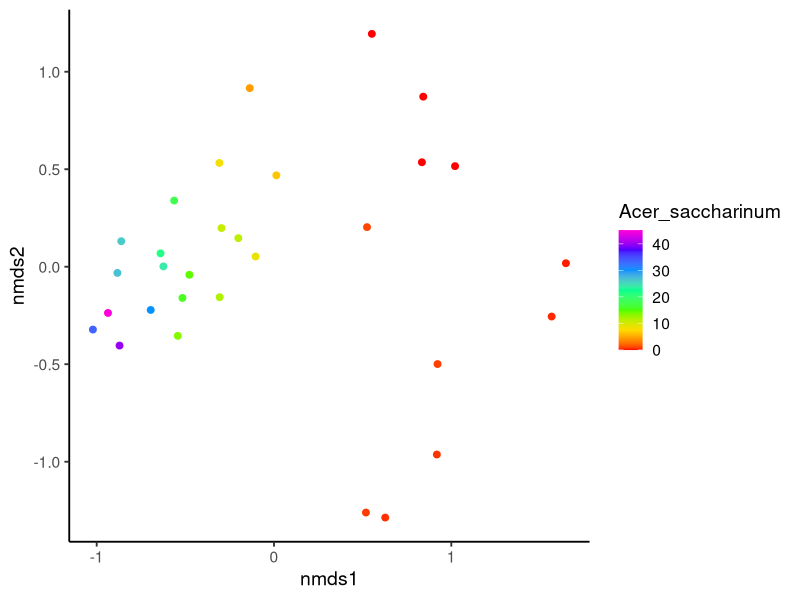
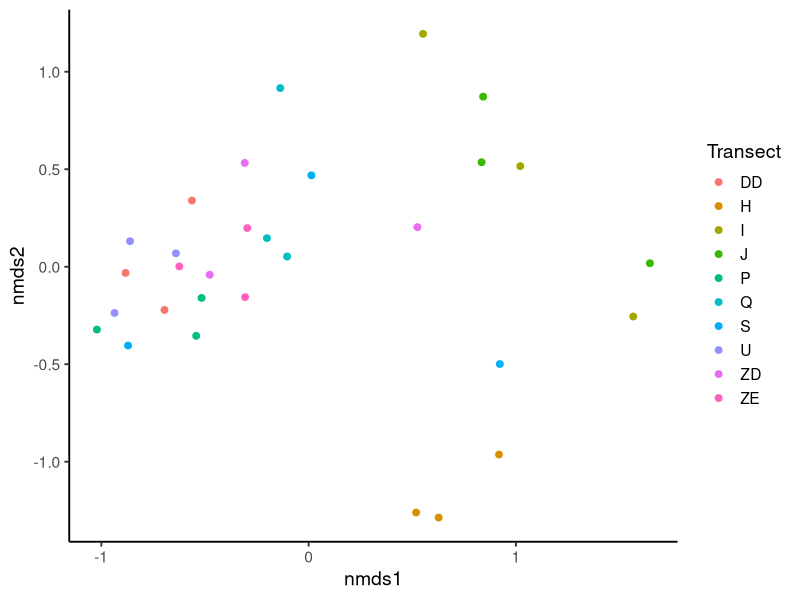
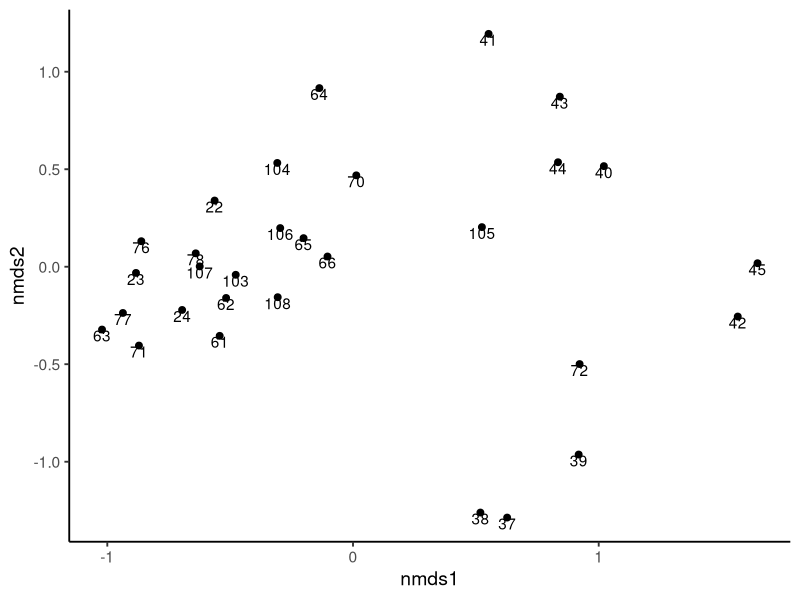
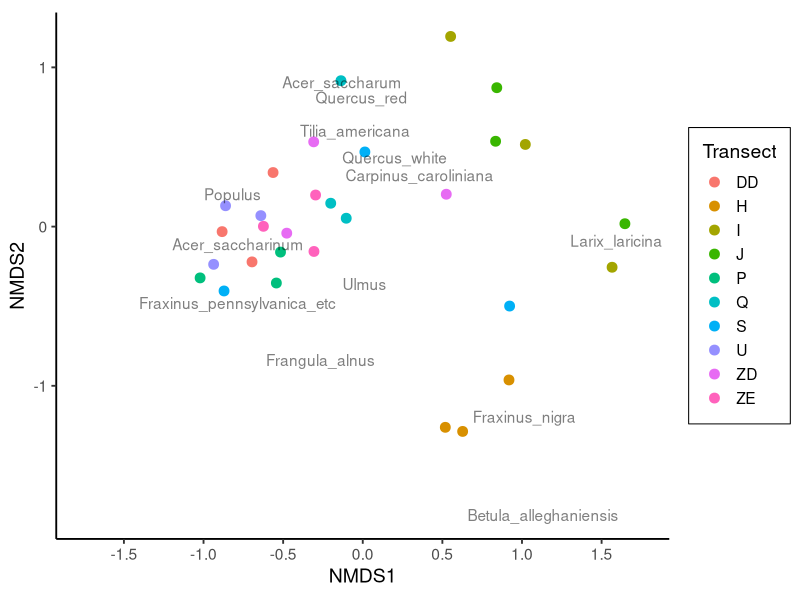
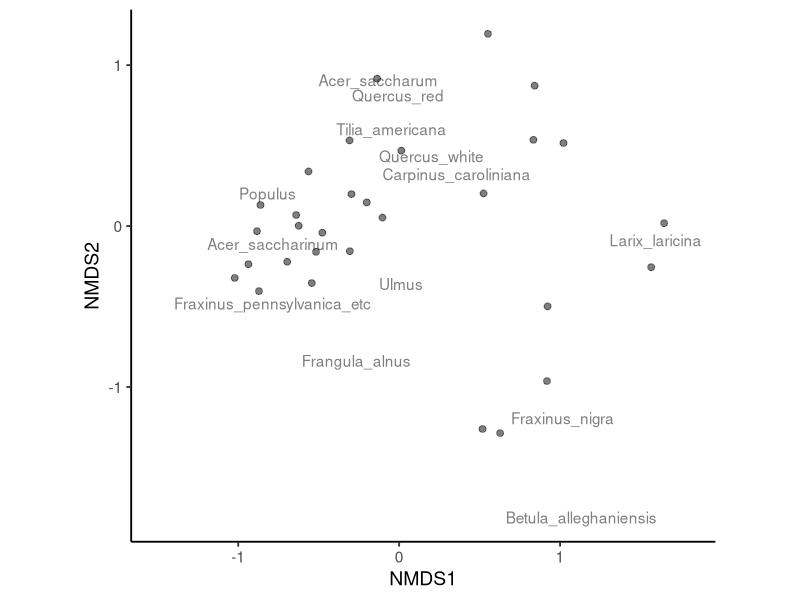
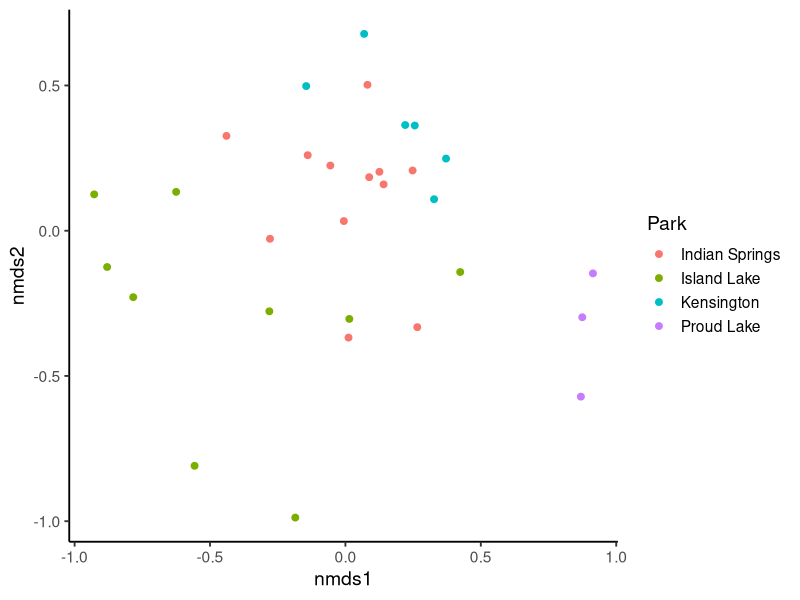
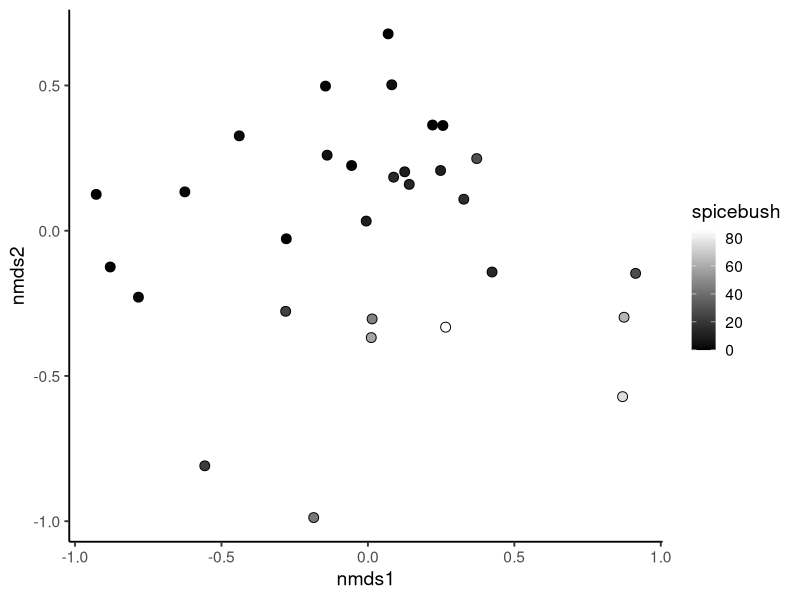
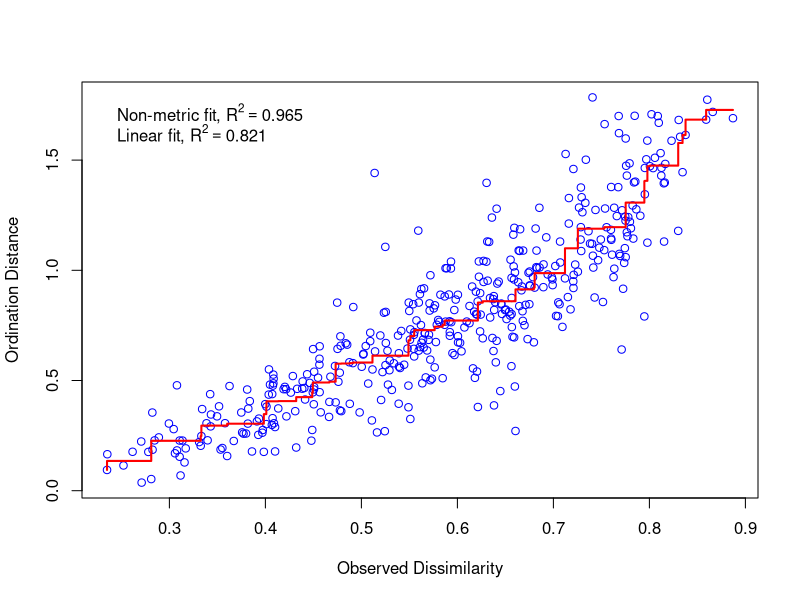

Write R code to recreate these figures, in order.
# Tree NMDS
# 8/19/2025
# Aaron Tayal
# I'd like to make an NMDS on the 30 hydric plots that incorporates all the 
# information collected in 2024-2025 about canopy trees, understory trees,
# and ground cover.

# The reason I'm doing this is to see what is different about the plots
# where ash regeneration did not occur, versus the plots where ash regeneration
# did occur.

# Variables used to construct the distance matrix:
# Total basal area (>2.5 cm DBH) of each tree *species*
# Percent cover of graminoids, ferns, spicebush, ilex, poison sumac, skunk cabbage

# I think I may want to run the percent cover data separately from the 
# tree basal area. Because they are on different scales.


library(dplyr)
library(ggplot2)
theme_set(theme_classic(base_size = 14))
library(vegan)
library(ggpubr)

BA0 <- read.csv("Cleaned_data/basal_area_big_and_small_trees_spp_level_by_plot.csv")

# Now merge the data to the plot centers data frame:
plots <- read.csv("Cleaned_data/EAB_Michigan_2024_2025_plot_centers_with_hydro.csv")
plots1 <- plots %>% select(center_tree_number, mstrlvl, plotmstr, Transect,
                           Park, Plot_ID)
BA <- right_join(plots1, BA0, by="center_tree_number")

# Information on plot-level percent cover:
cover0 <- read.csv("Cleaned_data/percent_cover_by_plot.csv")
cover <- right_join(plots1, cover0, by="center_tree_number")

# NMDS on tree basal areas: ####################################################

# Now calculate distance between plots in species space. I'm using Bray-Curtis
# dissimilarity because it will ignore double zeros (plots that both lack a
# species should not be considered more similar)

tree_spp <- c("Acer_saccharinum", "Acer_saccharum", "Betula_alleghaniensis",
              "Carpinus_caroliniana", "Frangula_alnus", "Fraxinus_nigra",
              "Fraxinus_pennsylvanica_etc", "Larix_laricina", "Populus",
              "Quercus_white", "Quercus_red", "Tilia_americana", "Ulmus")

BA_matrix <- as.matrix(BA %>% select(all_of(tree_spp)))

#dist_BA <- vegdist(BA_matrix, method = "bray")
#nmds_BA <- metaMDS(dist_BA, trymax = 500, k = 2)



nmds_BA <- metaMDS(BA_matrix, distance = "bray", trymax = 500, k = 2, autotransform = F)
nmds_BA

BA$nmds1 <- nmds_BA$points[,1]
BA$nmds2 <- nmds_BA$points[,2]

ggplot(data=BA, aes(x=nmds1, y=nmds2, color=Acer_saccharinum)) + geom_point(size=2) +
  scale_color_gradientn(colors = rainbow(7))

ggplot(data=BA, aes(x=nmds1, y=nmds2, color=Transect)) + geom_point(size=2)

ggplot(data=BA, aes(x=nmds1, y=nmds2, label=center_tree_number)) + geom_point(size=2) +
  geom_text(vjust=1)

species_scores <- data.frame(scores(nmds_BA, display = "species"))
species_scores$species <- row.names(species_scores)
ggplot() + 
  geom_point(data=BA, aes(x=nmds1, y=nmds2, color=Transect), size=3) +
  theme(legend.box.background = element_rect(), legend.box.margin = margin(3,3,3,3)) +
  coord_fixed() + scale_x_continuous(limits = c(-1.75, 1.75), breaks = seq(-1.5, 1.5, 0.5)) +
  xlab("NMDS1") + ylab("NMDS2") +
  geom_text(data = species_scores, aes(x=NMDS1, y=NMDS2, label = species), alpha=0.5)
spp_graph <- ggplot() + 
  geom_point(data=BA, aes(x=nmds1, y=nmds2), size=2, alpha=0.5) +
  coord_fixed() + scale_x_continuous(limits = c(-1.5, 1.8), breaks = seq(-1, 1, 1)) +
  xlab("NMDS1") + ylab("NMDS2") +
  geom_text(data = species_scores, aes(x=NMDS1, y=NMDS2, label = species), alpha=0.5)
spp_graph

# NMDS on ground-level percentage cover: #######################################

cover_types <- c("graminoids", "skunk_cabbage", "ferns", "spicebush", "ilex",          
                 "poison_sumac", "other_woody_shrub") # omit glossy buckthorn and water cover

cover_matrix <- as.matrix(cover %>% select(all_of(cover_types)))

dist_cover <- vegdist(cover_matrix, method = "bray")

nmds_cover <- metaMDS(dist_cover, trymax = 500, k = 2)

cover$nmds1 <- nmds_cover$points[,1]
cover$nmds2 <- nmds_cover$points[,2]

ggplot(data=cover, aes(x=nmds1, y=nmds2, color=Park)) + geom_point(size=2)

ggplot(data=cover, aes(x=nmds1, y=nmds2, fill=spicebush)) + 
  geom_point(size=3, shape=21) +
  scale_fill_gradient(low = "black", high = "white")

# Try running basal area and ground-level percentage cover in the same ########
# NMDS: for this I will need to standardize by column maximum. This will cause
# Acer saccharinum to become less important in determining the structure. It 
# will also make sure the percent cover variables don't dominate the structure 
# just because they are bigger than the basal areas.

dat <- full_join(BA, cover0, by="center_tree_number")

dat_matrix <- as.matrix(dat %>% select(all_of(c(tree_spp, cover_types))))

dat_matrix_stdz <- decostand(dat_matrix, method = "max", MARGIN = 2) 
# Standardize by column to the max of each column

#dist_dat <- vegdist(dat_matrix_stdz, method = "bray")
#nmds_dat <- metaMDS(dist_dat, trymax = 500, k = 2)

nmds_dat <- metaMDS(dat_matrix_stdz, distance = "bray", trymax = 500, k = 2)

nmds_dat
stressplot(nmds_dat)

dat$nmds1 <- nmds_dat$points[,1]
dat$nmds2 <- nmds_dat$points[,2]

transects <- ggplot(data=dat, aes(x=nmds1, y=nmds2, color=Park)) + geom_point(size=3) +
  theme(legend.box.background = element_rect(), legend.box.margin = margin(3,3,3,3)) +
  coord_fixed() + 
  geom_text(aes(x=nmds1, y=nmds2, color=Park, label=Transect), vjust=1.2) +
  xlab("NMDS1") + ylab("NMDS2")
transects

ggplot(data=dat, aes(x=nmds1, y=nmds2, label=center_tree_number)) + geom_point(size=2) +
  geom_text(vjust=1)

skunk_cabbage <- ggplot(data=dat, aes(x=nmds1, y=nmds2, fill=skunk_cabbage)) + 
  geom_point(size=3, shape=21) + coord_fixed() +
  scale_fill_gradientn(colors = c("black", gray(0.75), "white")) +
  labs(fill="Skunk\ncabbage\n% cover") + xlab("") + ylab("") +
  theme(legend.key.size = unit(0.5, "cm"),   # size of legend keys (squares/lines)
    legend.text = element_text(size = 12), # legend text size
    legend.title = element_text(size = 12)) + theme(
axis.text.x = element_blank(),
axis.text.y = element_blank()
)
skunk_cabbage

ilex <- ggplot(data=dat, aes(x=nmds1, y=nmds2, fill=ilex)) + 
  geom_point(size=3, shape=21) + coord_fixed() +
  scale_fill_gradientn(colors = c("black", gray(0.75), "white")) +
  labs(fill=expression(italic("Ilex \nverticillata")))+ xlab("") + ylab("")+theme(legend.key.size = unit(0.5, "cm"),   # size of legend keys (squares/lines)
                                                                                            legend.text = element_text(size = 12), # legend text size
                                                                                            legend.title = element_text(size = 12))
ilex

graminoids <- ggplot(data=dat, aes(x=nmds1, y=nmds2, fill=graminoids)) + 
  geom_point(size=3, shape=21) + coord_fixed() +
  scale_fill_gradientn(colors = c("black", gray(0.75), "white")) +
  labs(fill="Graminoids \n% cover")+ xlab("") + ylab("")+theme(legend.key.size = unit(0.5, "cm"),   # size of legend keys (squares/lines)
                                                                          legend.text = element_text(size = 12), # legend text size
                                                                          legend.title = element_text(size = 12))+ theme(
                                                                            axis.text.x = element_blank(),
                                                                            axis.text.y = element_blank()
                                                                          )
graminoids

ferns <- ggplot(data=dat, aes(x=nmds1, y=nmds2, fill=ferns)) + 
  geom_point(size=3, shape=21) + coord_fixed() +
  scale_fill_gradientn(colors = c("black", gray(0.75), "white")) +
  labs(fill="Ferns \n% cover")+ xlab("") + ylab("")+theme(legend.key.size = unit(0.5, "cm"),   # size of legend keys (squares/lines)
                                                                    legend.text = element_text(size = 12), # legend text size
                                                                    legend.title = element_text(size = 12))
ferns

carpinus <- ggplot(data=dat, aes(x=nmds1, y=nmds2, fill=Carpinus_caroliniana)) + 
  geom_point(size=3, shape=21) + coord_fixed() +
  scale_fill_gradientn(colors = c("black", gray(0.75), "white")) +
  labs(fill=expression(italic("Carpinus \ncaroliniana")))+ xlab("") + ylab("")+theme(legend.key.size = unit(0.5, "cm"),   # size of legend keys (squares/lines)
                                                                                               legend.text = element_text(size = 12), # legend text size
                                                                                               legend.title = element_text(size = 12))+ theme(
                                                                                                 axis.text.x = element_blank(),
                                                                                                 axis.text.y = element_blank()
                                                                                               )
carpinus

plotmstr <- ggplot(data=dat, aes(x=nmds1, y=nmds2, fill=plotmstr)) + 
  geom_point(size=3, shape=21) + coord_fixed() +
  scale_fill_gradientn(colors = c("black", gray(0.75), "white")) +
  labs(fill="plot moisture")+ xlab("") + ylab("")+theme(legend.key.size = unit(0.5, "cm"),   # size of legend keys (squares/lines)
                                                                  legend.text = element_text(size = 12), # legend text size
                                                                  legend.title = element_text(size = 12))
plotmstr

silver <- ggplot(data=dat, aes(x=nmds1, y=nmds2, fill=Acer_saccharinum)) + 
  geom_point(size=3, shape=21) + coord_fixed() +
  scale_fill_gradientn(colors = c("black", gray(0.75), "white")) +
  labs(fill=expression(italic("Acer \nsaccharinum")))+ xlab("") + ylab("")+theme(legend.key.size = unit(0.5, "cm"),   # size of legend keys (squares/lines)
                                                                                           legend.text = element_text(size = 12), # legend text size
                                                                                           legend.title = element_text(size = 12))+ theme(
                                                                                             axis.text.x = element_blank(),
                                                                                             axis.text.y = element_blank()
                                                                                           )
silver

tilia <- ggplot(data=dat, aes(x=nmds1, y=nmds2, fill=Tilia_americana)) + 
  geom_point(size=3, shape=21) + coord_fixed() +
  scale_fill_gradientn(colors = c("black", gray(0.75), "white")) +
  labs(fill=expression(italic("Tilia \namericana")))+ xlab("") + ylab("")+theme(legend.key.size = unit(0.5, "cm"),   # size of legend keys (squares/lines)
                                                                                          legend.text = element_text(size = 12), # legend text size
                                                                                          legend.title = element_text(size = 12))+ theme(
                                                                                            axis.text.x = element_blank(),
                                                                                            axis.text.y = element_blank()
                                                                                          )
tilia

black_ash <- ggplot(data=dat, aes(x=nmds1, y=nmds2, fill=Fraxinus_nigra)) + 
  geom_point(size=3, shape=21) + coord_fixed() +
  scale_fill_gradientn(colors = c("black", gray(0.75), "white")) +
  labs(fill=expression(italic("Fraxinus \nnigra")))+ xlab("") + ylab("")+theme(legend.key.size = unit(0.5, "cm"),   # size of legend keys (squares/lines)
                                                                                         legend.text = element_text(size = 12), # legend text size
                                                                                         legend.title = element_text(size = 12))+ theme(
                                                                                           axis.text.x = element_blank(),
                                                                                           axis.text.y = element_blank()
                                                                                         )
black_ash

green_ash <- ggplot(data=dat, aes(x=nmds1, y=nmds2, fill=Fraxinus_pennsylvanica_etc)) + 
  geom_point(size=3, shape=21) + coord_fixed() +
  scale_fill_gradientn(colors = c("black", gray(0.75), "white")) +
  labs(fill=expression(italic("Fraxinus \npennsylvanica")))+ xlab("") + ylab("")+theme(legend.key.size = unit(0.5, "cm"),   # size of legend keys (squares/lines)
                                                                                                 legend.text = element_text(size = 12), # legend text size
                                                                                                 legend.title = element_text(size = 12))+ theme(
                                                                                                   axis.text.x = element_blank(),
                                                                                                   axis.text.y = element_blank()
                                                                                                 )
green_ash

elm <- ggplot(data=dat, aes(x=nmds1, y=nmds2, fill=Ulmus)) + 
  geom_point(size=3, shape=21) + coord_fixed() +
  scale_fill_gradientn(colors = c("black", gray(0.75), "white")) +
  labs(fill=expression(italic("Ulmus sp.")))+ xlab("") + ylab("")+theme(legend.key.size = unit(0.5, "cm"),   # size of legend keys (squares/lines)
                                                                                  legend.text = element_text(size = 12), # legend text size
                                                                                  legend.title = element_text(size = 12))+ theme(
                                                                                    axis.text.x = element_blank(),
                                                                                    axis.text.y = element_blank()
                                                                                  )
elm

ggarrange(green_ash, black_ash, silver, tilia, elm, carpinus, graminoids,
          skunk_cabbage, ncol=2, nrow=4, labels = c("A","B","C","D","E","F","G","H")) 

# make a graph thta includes the species or taxa plotted onto the NMDS graph:
species_scores_combined <- data.frame(scores(nmds_dat, display = "species"))
species_scores_combined$species <- row.names(species_scores_combined)

ggplot(data=dat, aes(x=nmds1, y=nmds2)) +
  geom_point(size=3, shape=21) + coord_fixed() +
  geom_text(data=species_scores_combined, aes(x=NMDS1, y=NMDS2, label = species))




